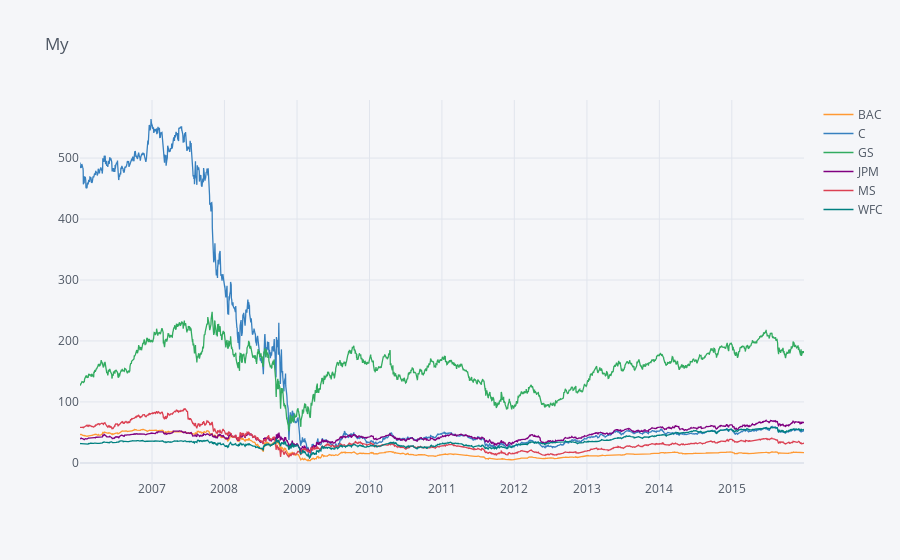

Write notebook code for a chart like this one.
### Code cell
configure_plotly_browser_state()
bank_stocks.xs(key='Close',axis=1,level='Stock Info').iplot()

### Figure 1 — Plotly figure (JSON) as saved in the notebook; plotly's stock layout.template omitted (floating-point values rounded to 4 significant figures; data arrays with more than 128 entries replaced by an {"elided": "..."} marker saying what was removed)
{"data": [{"name": "BAC", "text": "", "mode": "lines", "y": {"elided": "2517 float values"}, "x": {"elided": "2517 str values"}, "line": {"color": "rgba(255, 153, 51, 1.0)", "dash": "solid", "shape": "linear", "width": 1.3}, "type": "scatter"}, {"name": "C", "text": "", "mode": "lines", "y": {"elided": "2517 float values"}, "x": {"elided": "2517 str values"}, "line": {"color": "rgba(55, 128, 191, 1.0)", "dash": "solid", "shape": "linear", "width": 1.3}, "type": "scatter"}, {"name": "GS", "text": "", "mode": "lines", "y": {"elided": "2517 float values"}, "x": {"elided": "2517 str values"}, "line": {"color": "rgba(50, 171, 96, 1.0)", "dash": "solid", "shape": "linear", "width": 1.3}, "type": "scatter"}, {"name": "JPM", "text": "", "mode": "lines", "y": {"elided": "2517 float values"}, "x": {"elided": "2517 str values"}, "line": {"color": "rgba(128, 0, 128, 1.0)", "dash": "solid", "shape": "linear", "width": 1.3}, "type": "scatter"}, {"name": "MS", "text": "", "mode": "lines", "y": {"elided": "2517 float values"}, "x": {"elided": "2517 str values"}, "line": {"color": "rgba(219, 64, 82, 1.0)", "dash": "solid", "shape": "linear", "width": 1.3}, "type": "scatter"}, {"name": "WFC", "text": "", "mode": "lines", "y": {"elided": "2517 float values"}, "x": {"elided": "2517 str values"}, "line": {"color": "rgba(0, 128, 128, 1.0)", "dash": "solid", "shape": "linear", "width": 1.3}, "type": "scatter"}], "layout": {"title": {"text": "My", "font": {"color": "#4D5663"}}, "paper_bgcolor": "#F5F6F9", "plot_bgcolor": "#F5F6F9", "yaxis": {"tickfont": {"color": "#4D5663"}, "zerolinecolor": "#E1E5ED", "title": {"text": "", "font": {"color": "#4D5663"}}, "gridcolor": "#E1E5ED", "showgrid": true}, "xaxis": {"tickfont": {"color": "#4D5663"}, "zerolinecolor": "#E1E5ED", "title": {"text": "", "font": {"color": "#4D5663"}}, "gridcolor": "#E1E5ED", "showgrid": true}, "legend": {"bgcolor": "#F5F6F9", "font": {"color": "#4D5663"}}}}
